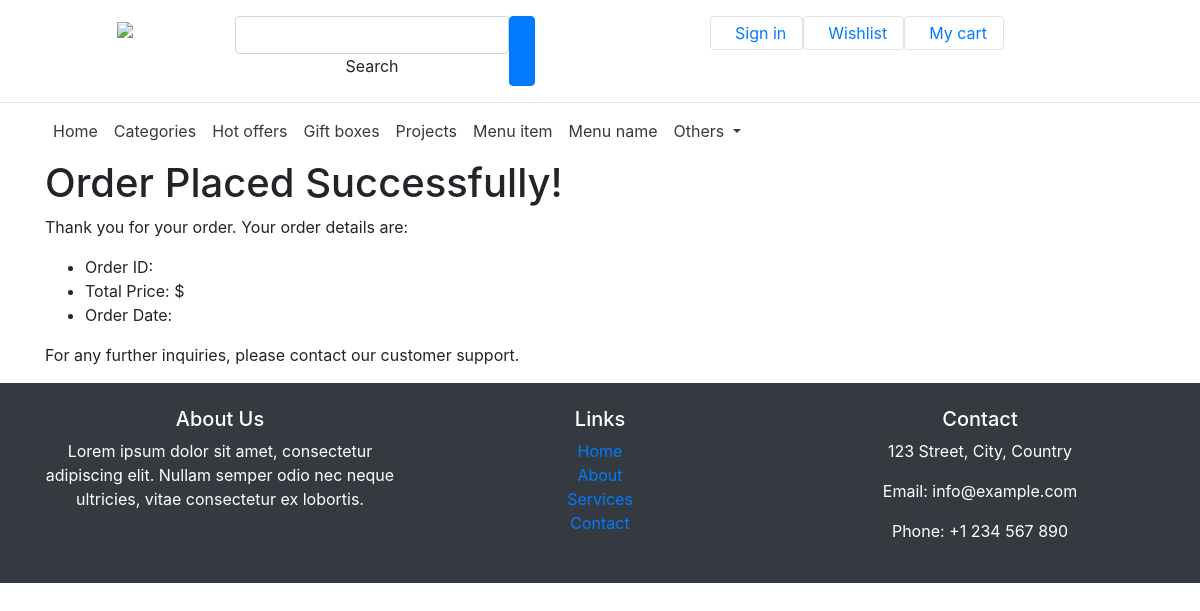
/order/success/, run on an earlier commit of the app's database.
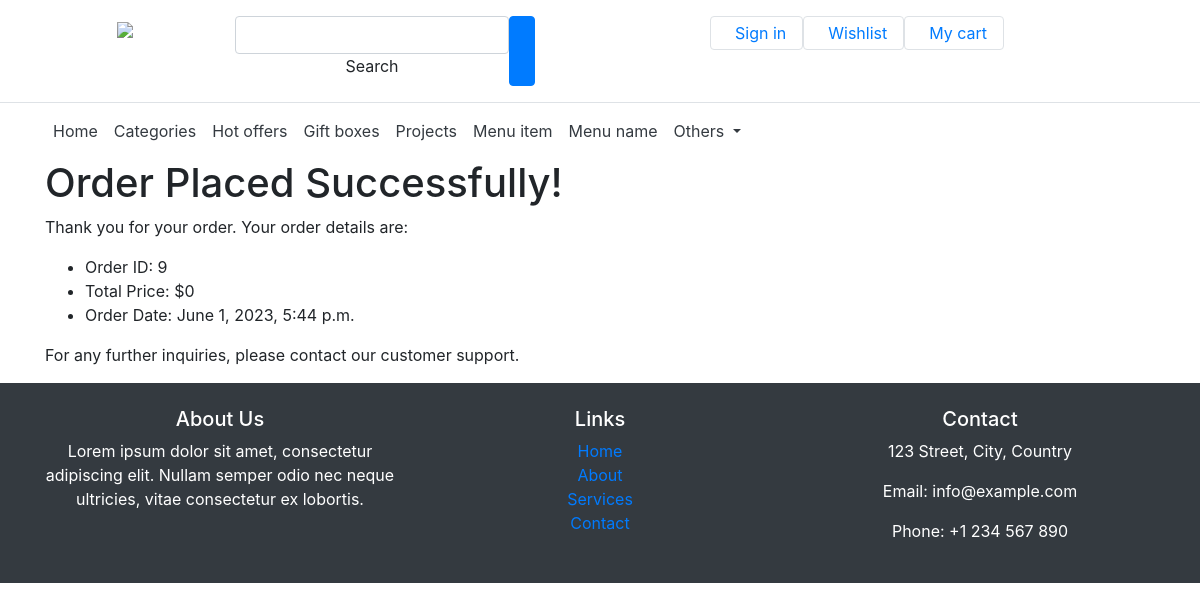
And on a later commit of the database.
### app1/models.py (models this page shows, shortened)
class Order(models.Model):
    customer = models.ForeignKey(Customer, on_delete=models.SET_NULL, null=True)
    name = models.CharField(max_length=100)
    email = models.EmailField()
    address = models.CharField(max_length=200,default='new')
    city = models.CharField(max_length=100)
    state = models.CharField(max_length=100)
    zipcode = models.CharField(max_length=10)
    order_date = models.DateTimeField(auto_now_add=True)
    def total_price(self):
        order_items = self.orderitem_set.all()
        return sum(item.product.price * item.quantity for item in order_items)

### app1/views.py (the view)
# urls.py: path('order/success/', views.order_success, name='order_success'),
def order_success(request):
    order = Order.objects.last()
    return render(request, 'app1/order_success.html', {'order': order})

### app1/templates/app1/order_success.html
{% extends 'base.html' %}
{% block content %}
    <div class="container">
        <h1>Order Placed Successfully!</h1>
        <p>Thank you for your order. Your order details are:</p>
        <ul>
            <li>Order ID: {{ order.pk }}</li>
            <li>Total Price: ${{ order.total_price }}</li>
            <li>Order Date: {{ order.order_date }}</li>
        </ul>
        <p>For any further inquiries, please contact our customer support.</p>
    </div>
{% endblock %}

What changed in the data, as far as the page shows it:
added Order: pk "9", total_price "0", order_date "June 1, 2023, 5:44 p.m."
